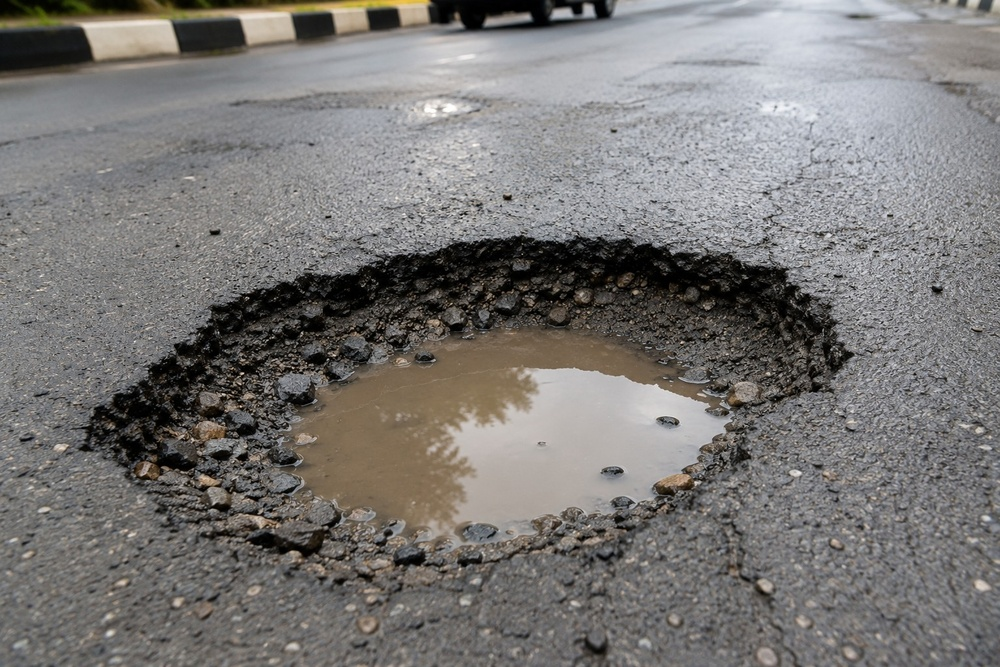
#> input picture pothole_under_1MB.jpg, 1000 x 667 px, shrunk from 1536 x 1024 before the run
$ python -i feature_extractor.py   (imports and definitions only)   (older library calls are emulated)
#> lines starting #> are read from the running program, lines starting #| are printed output that depends on the picture
import os
import cv2
import numpy as np
import warnings
from skimage.feature import local_binary_pattern

class FeatureExtractor:
    """
    FeatureExtractor extracts 9 handcrafted statistical and spectral features from an image
    to determine if it is a genuine photo of a real-world object (label 0)
    or a photo taken of a screen (label 1).
    """

    def __init__(self, lbp_radius=1, lbp_method='uniform'):
        self.lbp_radius = lbp_radius
        self.lbp_n_points = 8 * lbp_radius
        self.lbp_method = lbp_method

    def extract_features(self, image_path_or_array):
        """
        Processes a single image (from path or pre-loaded numpy array) and returns
        a 1D NumPy array containing 9 handcrafted features.

        Features extracted:
        0. Laplacian Variance: Global sharpness indicator.
        1. Edge Density: Ratio of Canny edge pixels to total pixels.
        2. FFT Frequency Energy: High-frequency energy in the Fourier Spectrum (isolating Moire patterns).
        3. Brightness Mean: Mean of the grayscale image.
        4. Brightness Standard Deviation: Standard deviation of the grayscale image.
        5. Saturation Mean: Mean of the Saturation channel in HSV.
        6. Reflection Ratio: Ratio of pixels with grayscale value > 240 (detects monitor glare).
        7. LBP Histogram Mean: Mean of the Local Binary Patterns normalized histogram.
        8. LBP Histogram Std Dev: Standard deviation of the Local Binary Patterns normalized histogram.

        Returns:
            np.ndarray: 1D array of size (9,) containing the extracted features.
        """
#> called with image_path_or_array = 'pothole_under_1MB.jpg'
        try:
            # 1. Load image
            if isinstance(image_path_or_array, str):
                if not os.path.exists(image_path_or_array):
                    raise FileNotFoundError(f"Image path does not exist: {image_path_or_array}")
                # Read image using OpenCV
                img = cv2.imread(image_path_or_array)
#> img is the input picture: shape (667, 1000, 3); mean B, G, R 117.9, 119.9, 122.1
                if img is None:
                    raise ValueError(f"Failed to read image or invalid image format: {image_path_or_array}")
            elif isinstance(image_path_or_array, np.ndarray):
                img = image_path_or_array.copy()
            else:
                raise TypeError("Input must be a file path (str) or a numpy image array (np.ndarray)")

            # Check dimensions
            if len(img.shape) < 2:
                raise ValueError("Input image has invalid dimensions.")

            # If grayscale, convert to BGR placeholder to maintain HSV/Color logic
            if len(img.shape) == 2:
                gray = img
                img = cv2.cvtColor(gray, cv2.COLOR_GRAY2BGR)
            else:
                # Convert to grayscale
                gray = cv2.cvtColor(img, cv2.COLOR_BGR2GRAY)
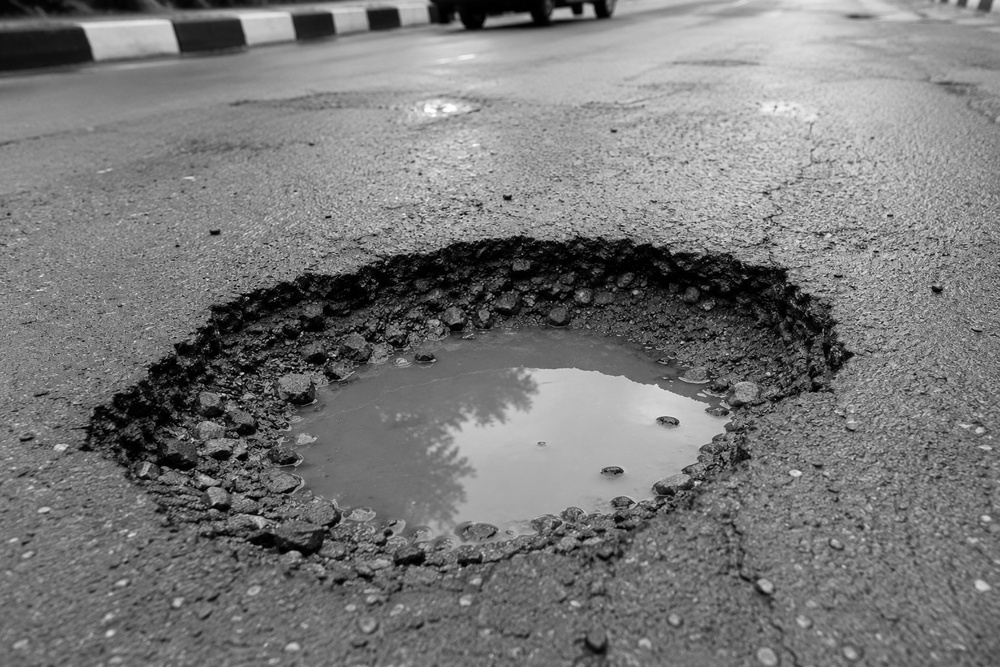
#> gray: shape (667, 1000); min 0, max 255, mean 120.3

            # Feature A: Laplacian Variance
            laplacian_var = cv2.Laplacian(gray, cv2.CV_64F).var()
#> laplacian_var = 1748.4

            # Feature B: Edge Density (Canny Edge Detection)
            # Use Otsu's thresholding to dynamically find Canny thresholds or standard 100/200
            edges = cv2.Canny(gray, 100, 200)
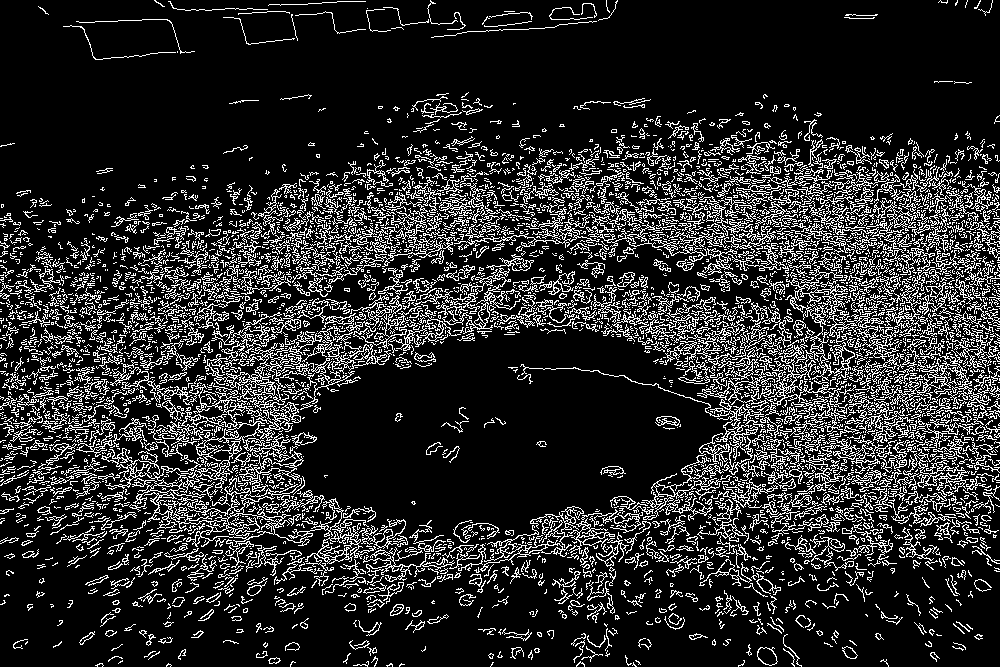
#> edges: shape (667, 1000); 16.6% white in thin lines or dots
            edge_density = np.sum(edges > 0) / edges.size
#> edge_density = 0.166

            # Feature C: FFT Frequency Energy
            # Compute 2D Discrete Fourier Transform (FFT)
            f_transform = np.fft.fft2(gray.astype(np.float32))
            f_shift = np.fft.fftshift(f_transform)
            magnitude_spectrum = 20 * np.log(np.abs(f_shift) + 1e-8)
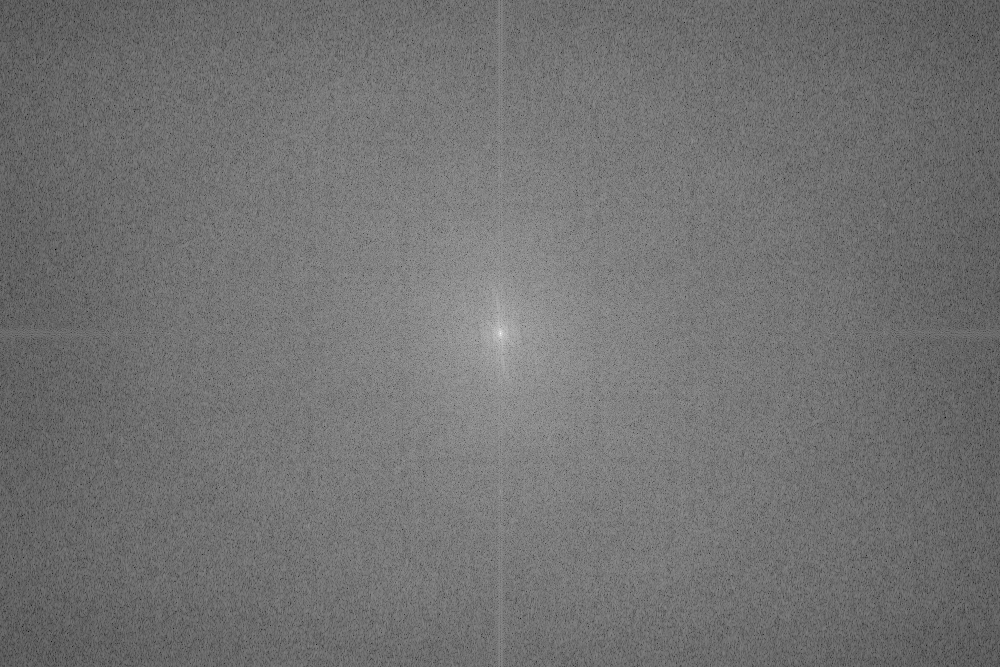
#> magnitude_spectrum: shape (667, 1000) float64; min 24.93, max 364, mean 177.3; drawn with min black and max white

            # Mask out the center low-frequency components (DC offset and low frequencies)
            h, w = gray.shape
#> h = 667; w = 1000
            cy, cx = h // 2, w // 2
#> cy = 333; cx = 500
            # Use 10% of the image size as the low-frequency exclusion radius (at least 15 pixels)
            r = max(15, int(min(h, w) * 0.05))
#> r = 33

            mask = np.ones((h, w), dtype=bool)
            mask[cy - r : cy + r, cx - r : cx + r] = False
            high_freq_spectrum = magnitude_spectrum[mask]
            fft_energy = np.mean(high_freq_spectrum) if high_freq_spectrum.size > 0 else 0.0
#> fft_energy = 176.9

            # Feature D: Brightness Mean
            brightness_mean = np.mean(gray)
#> brightness_mean = 120.3

            # Feature E: Brightness Standard Deviation
            brightness_std = np.std(gray)
#> brightness_std = 48.64

            # Feature F: Saturation Mean
            hsv = cv2.cvtColor(img, cv2.COLOR_BGR2HSV)
#> hsv: shape (667, 1000, 3); mean H, S, V 59.2, 24.7, 124.2
            saturation_mean = np.mean(hsv[:, :, 1])
#> saturation_mean = 24.69

            # Feature G: Reflection Ratio
            # Monitors tend to have bright saturated white specular reflections
            reflection_ratio = np.sum(gray > 240) / gray.size
#> reflection_ratio = 0.000216

            # Feature H & I: Local Binary Patterns (LBP) Texture Statistics
            with warnings.catch_warnings():
                warnings.simplefilter("ignore")
                lbp = local_binary_pattern(gray, self.lbp_n_points, self.lbp_radius, method=self.lbp_method)
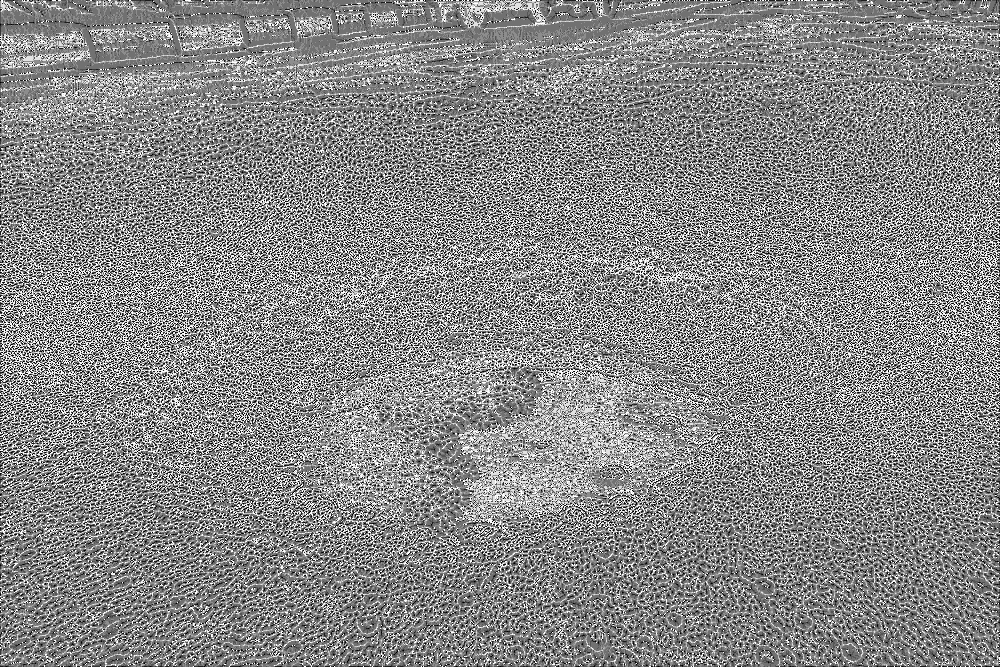
#> lbp: shape (667, 1000) float64; min 0, max 9, mean 4.8; drawn with min black and max white

            # Compute normalized histogram
            n_bins = int(lbp.max() + 1)
#> n_bins = 10
            hist, _ = np.histogram(lbp.ravel(), bins=n_bins, range=(0, n_bins), density=True)
#> hist = [0.0536, 0.0717, 0.0585, 0.119, 0.188, 0.147, 0.0807, 0.0774, 0.0871, 0.116]

            lbp_mean = np.mean(hist) if hist.size > 0 else 0.0
#> lbp_mean = 0.1
            lbp_std = np.std(hist) if hist.size > 0 else 0.0
#> lbp_std = 0.0405

            # Combine all 9 features into a 1D numpy array
            features = np.array([
                laplacian_var,       # A
                edge_density,        # B
                fft_energy,          # C
                brightness_mean,     # D
                brightness_std,      # E
                saturation_mean,     # F
                reflection_ratio,    # G
                lbp_mean,            # H
                lbp_std              # I
            ], dtype=np.float32)
#> features = [1748.4, 0.166, 176.9, 120.3, 48.64, 24.69, 0.000216, 0.1, 0.0405]

            return features

        except Exception as e:
            # Return a default zero array or re-raise with detailed explanation
            raise RuntimeError(f"Error extracting features from image: {str(e)}")

>>> result = FeatureExtractor().extract_features('pothole_under_1MB.jpg')
#> result has the same summary as features in extract_features
